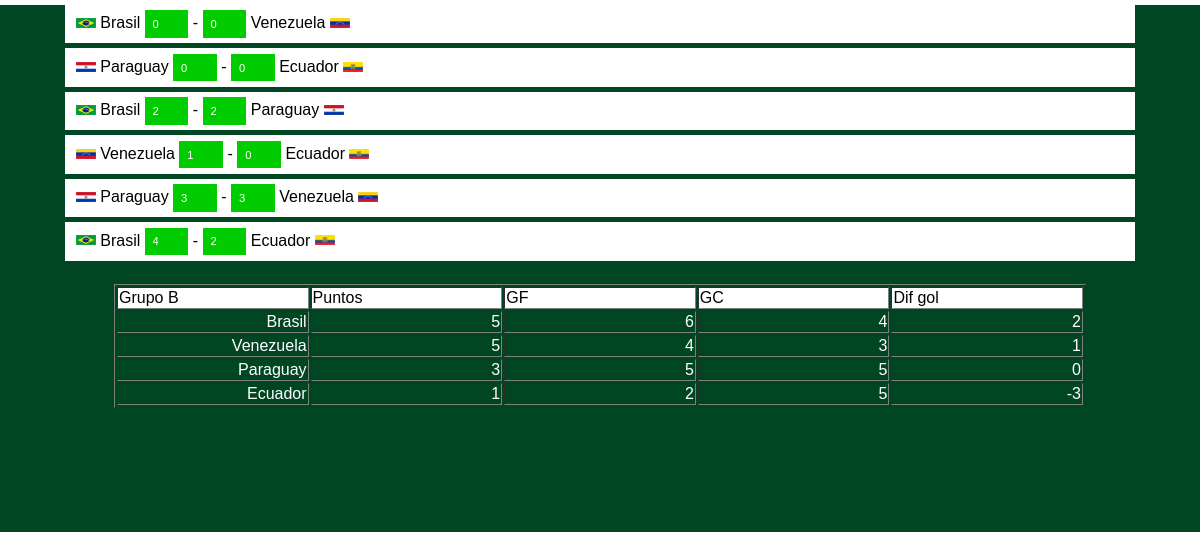
Screenshot of /A_GB.php (signed in) with the database file from the repository.
### tables this page shows
CREATE TABLE IF NOT EXISTS `america_partidos` (
  `CodUsu` varchar(50) DEFAULT NULL,
  `CodPar` int(99) DEFAULT NULL,
  `local` varchar(50) DEFAULT NULL,
  `visitante` varchar(50) DEFAULT NULL,
  `glocal` int(20) DEFAULT '0',
  `gvisitante` int(20) DEFAULT '0',
  `resultado` int(20) DEFAULT '0'
);

CREATE TABLE IF NOT EXISTS `america_equipos` (
  `CodUsu` varchar(20) NOT NULL,
  `CodEqu` int(20) NOT NULL,
  `nombre` varchar(50) DEFAULT NULL,
  `grupo` varchar(10) DEFAULT NULL,
  `puntos` int(20) DEFAULT NULL,
  `golfav` int(20) DEFAULT NULL,
  `golcon` int(20) DEFAULT NULL,
  `difgol` int(20) DEFAULT NULL
);

### A_GB.php (the view, shortened to what this page needs)
<?php require_once('Connections/conexion.php'); ?>
<?php
$consultaB="SELECT * FROM america_partidos WHERE CodPar BETWEEN 7 AND 12 AND CodUsu='".$_SESSION['MM_Username']."'";
$resultadoB=mysql_query($consultaB, $conexion);
$consulta_tabla_B="SELECT * FROM america_equipos WHERE grupo='B' AND CodUsu='".$_SESSION['MM_Username']."' ORDER BY puntos DESC, difgol DESC, golfav DESC, nombre";
$resultado_tabla_B=mysql_query($consulta_tabla_B, $conexion);
?>
<html>
<head>
<link href="estilo.css" rel="stylesheet" type="text/css" />
</head>
<body>
<div style="background-color:#063; 	background-image:url(imagenes/trans.png);">
<div class="tablaclasificacion">
<form name="grupoB" method="post" action="<?php echo $editFormAction; ?>">
			<?php while ($filasresultadoB=mysql_fetch_assoc($resultadoB)) { ?>
			<div class="comentarios">
		<img src="imagenes/banamerica/<?php echo $filasresultadoB['local']; ?>.gif" width="20" height="10"/>	<?php echo $filasresultadoB['local']; ?> <input type="text" name="L<?php echo $filasresultadoB['CodPar']; ?>" id="L<?php echo $filasresultadoB['CodPar']; ?>" size="2" maxlength="2"  value="<?php echo $filasresultadoB['glocal']; ?>" class="botoneschicos"  readonly="readonly"/>  - <input type="text" name="V<?php echo $filasresultadoB['CodPar']; ?>" id="V<?php echo $filasresultadoB['CodPar']; ?>" size="2" maxlength="2"  value="<?php echo $filasresultadoB['gvisitante']; ?>" class="botoneschicos"  readonly="readonly"/> <?php echo $filasresultadoB['visitante']; ?>  <img src="imagenes/banamerica/<?php echo $filasresultadoB['visitante']; ?>.gif" width="20" height="10"/>
			</div>
			<?php } ?>
			<br />
			<table border="1" class="tablaclasificacion">
				<tr class="comentarios">
					<td>Grupo B</td>
					<td>Puntos</td>
					<td>GF</td>
					<td>GC</td>
					<td>Dif gol</td>
				</tr>
			<?php while ($filasresultado_tabla_B=mysql_fetch_assoc($resultado_tabla_B)) { ?>
				<tr>
					<td><?php echo $filasresultado_tabla_B['nombre']; ?></td>
					<td><?php echo $filasresultado_tabla_B['puntos']; ?></td>
					<td><?php echo $filasresultado_tabla_B['golfav']; ?></td>
					<td><?php echo $filasresultado_tabla_B['golcon']; ?></td>
					<td><?php echo $filasresultado_tabla_B['difgol']; ?></td>
				</tr>
			<?php } ?>
			</table>
</form>
</div>
<br /><br /><br /><br /><br /><br />
</div>
</body>
</html>

### estilo.css (style rules this page uses)
body { font-family: Helvetica, "Open Sans",Arial,sans-serif; font-size: 1em; font-weight: normal; color: #000; background-color: #FFF; text-align: center; margin: 0; padding: 0; }
@media (min-width:801px) { .tablaclasificacion { font-size:1em; width:90%; height: auto; margin: 0 auto; color:#FFF; text-align: right; table-layout: fixed; } }
@media (min-width:801px) { .botoneschicos, .botoneschicos a, p .botoneschicos { padding-bottom:5px; padding-top: 5px; padding-left:10px; padding-right:10px; background-color: #0C0; text-decoration:none; font-size:1em; color:#FFF; border: thin none #FFF; -moz-border-radius:5px; -webkit-border-radius:5px; border-radius:5px; } }
.botoneschicos, .botoneschicos a, p .botoneschicos { padding-bottom:1%; padding-top: 1%; padding-left:2%; padding-right:2%; background-color: #0C0; text-decoration:none; font-size:1em; color:#FFF; border: thin none #FFF; border-radius:1%; }
input.botoneschicos { font-size:0.7em; vertical-align:baseline; padding:0.7em; }
.comentarios { background-color: #FFF; color: #000; font-size:1em; text-align:left; padding-top: 0.5%; padding-right: 1%; padding-bottom: 0.5%; padding-left: 1%; margin:5px; }

### rows the page displays
america_partidos: local (picture), local "Brasil", L7 "0", V7 "0", visitante "Venezuela", visitante (picture)
america_partidos: local (picture), local "Paraguay", L8 "0", V8 "0", visitante "Ecuador", visitante (picture)
america_partidos: local (picture), local "Brasil", L9 "2", V9 "2", visitante "Paraguay", visitante (picture)
america_partidos: local (picture), local "Venezuela", L10 "1", V10 "0", visitante "Ecuador", visitante (picture)
america_partidos: local (picture), local "Paraguay", L11 "3", V11 "3", visitante "Venezuela", visitante (picture)
america_partidos: local (picture), local "Brasil", L12 "4", V12 "2", visitante "Ecuador", visitante (picture)
america_equipos: nombre "Brasil", puntos "5", golfav "6", golcon "4", difgol "2"
america_equipos: nombre "Venezuela", puntos "5", golfav "4", golcon "3", difgol "1"
america_equipos: nombre "Paraguay", puntos "3", golfav "5", golcon "5", difgol "0"
america_equipos: nombre "Ecuador", puntos "1", golfav "2", golcon "5", difgol "-3"
